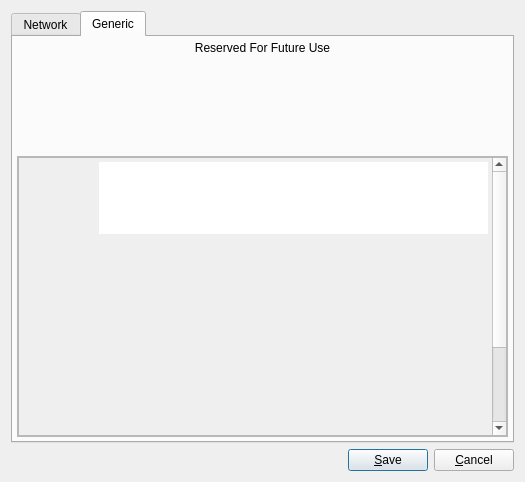
<?xml version="1.0" encoding="UTF-8"?>
<ui version="4.0">
 <class>configDialog</class>
 <widget class="QDialog" name="configDialog">
  <property name="windowModality">
   <enum>Qt::ApplicationModal</enum>
  </property>
  <property name="geometry">
   <rect>
    <x>0</x>
    <y>0</y>
    <width>525</width>
    <height>482</height>
   </rect>
  </property>
  <property name="windowTitle">
   <string>Configure Qt Twitter</string>
  </property>
  <property name="windowIcon">
   <iconset resource="../images/images.qrc">
    <normaloff>:/twitter/configure.svg</normaloff>:/twitter/configure.svg</iconset>
  </property>
  <layout class="QGridLayout" name="gridLayout_2">
   <item row="0" column="0">
    <widget class="QTabWidget" name="tabWidget">
     <property name="tabPosition">
      <enum>QTabWidget::North</enum>
     </property>
     <property name="currentIndex">
      <number>1</number>
     </property>
     <property name="elideMode">
      <enum>Qt::ElideRight</enum>
     </property>
     <widget class="QWidget" name="tabNetworkSettings">
      <attribute name="title">
       <string>Network</string>
      </attribute>
      <layout class="QGridLayout" name="gridLayout">
       <item row="0" column="0">
        <widget class="QLabel" name="labelProxyType">
         <property name="text">
          <string>Proxy &amp;Type:</string>
         </property>
         <property name="alignment">
          <set>Qt::AlignRight|Qt::AlignTrailing|Qt::AlignVCenter</set>
         </property>
         <property name="buddy">
          <cstring>proxyTypeComboBox</cstring>
         </property>
        </widget>
       </item>
       <item row="0" column="1">
        <widget class="QComboBox" name="proxyTypeComboBox">
         <property name="toolTip">
          <string>&lt;!DOCTYPE HTML PUBLIC &quot;-//W3C//DTD HTML 4.0//EN&quot; &quot;http://www.w3.org/TR/REC-html40/strict.dtd&quot;&gt;
&lt;html&gt;&lt;head&gt;&lt;meta name=&quot;qrichtext&quot; content=&quot;1&quot; /&gt;&lt;style type=&quot;text/css&quot;&gt;
p, li { white-space: pre-wrap; }
&lt;/style&gt;&lt;/head&gt;&lt;body style=&quot; font-family:'Sans Serif'; font-size:10pt; font-weight:400; font-style:normal;&quot;&gt;
&lt;table border=&quot;1&quot; style=&quot; margin-top:0px; margin-bottom:0px; margin-left:0px; margin-right:0px;&quot; width=&quot;100%&quot; cellspacing=&quot;1&quot; cellpadding=&quot;2&quot;&gt;
&lt;tr&gt;
&lt;td width=&quot;25%&quot;&gt;
&lt;p align=&quot;center&quot; style=&quot; margin-top:0px; margin-bottom:0px; margin-left:0px; margin-right:0px; -qt-block-indent:0; text-indent:0px; font-weight:600; color:#000000;&quot;&gt;Constant&lt;/p&gt;&lt;/td&gt;
&lt;td width=&quot;15%&quot;&gt;
&lt;p align=&quot;center&quot; style=&quot; margin-top:0px; margin-bottom:0px; margin-left:0px; margin-right:0px; -qt-block-indent:0; text-indent:0px; font-weight:600; color:#000000;&quot;&gt;Value&lt;/p&gt;&lt;/td&gt;
&lt;td width=&quot;60%&quot;&gt;
&lt;p align=&quot;center&quot; style=&quot; margin-top:0px; margin-bottom:0px; margin-left:0px; margin-right:0px; -qt-block-indent:0; text-indent:0px; font-weight:600; color:#000000;&quot;&gt;Description&lt;/p&gt;&lt;/td&gt;&lt;/tr&gt;
&lt;tr&gt;
&lt;td style=&quot; vertical-align:top;&quot;&gt;
&lt;p style=&quot; margin-top:0px; margin-bottom:0px; margin-left:0px; margin-right:0px; -qt-block-indent:0; text-indent:0px; color:#000000;&quot;&gt;&lt;span style=&quot; font-family:'Courier New,courier';&quot;&gt;QNetworkProxy::NoProxy&lt;/span&gt;&lt;/p&gt;&lt;/td&gt;
&lt;td style=&quot; vertical-align:top;&quot;&gt;
&lt;p align=&quot;center&quot; style=&quot; margin-top:0px; margin-bottom:0px; margin-left:0px; margin-right:0px; -qt-block-indent:0; text-indent:0px; color:#000000;&quot;&gt;&lt;span style=&quot; font-family:'Courier New,courier';&quot;&gt;2&lt;/span&gt;&lt;/p&gt;&lt;/td&gt;
&lt;td style=&quot; vertical-align:top;&quot;&gt;
&lt;p style=&quot; margin-top:0px; margin-bottom:0px; margin-left:0px; margin-right:0px; -qt-block-indent:0; text-indent:0px; color:#000000;&quot;&gt;No proxying is used&lt;/p&gt;&lt;/td&gt;&lt;/tr&gt;
&lt;tr&gt;
&lt;td style=&quot; vertical-align:top;&quot;&gt;
&lt;p style=&quot; margin-top:0px; margin-bottom:0px; margin-left:0px; margin-right:0px; -qt-block-indent:0; text-indent:0px; color:#000000;&quot;&gt;&lt;span style=&quot; font-family:'Courier New,courier';&quot;&gt;QNetworkProxy::DefaultProxy&lt;/span&gt;&lt;/p&gt;&lt;/td&gt;
&lt;td style=&quot; vertical-align:top;&quot;&gt;
&lt;p align=&quot;center&quot; style=&quot; margin-top:0px; margin-bottom:0px; margin-left:0px; margin-right:0px; -qt-block-indent:0; text-indent:0px; color:#000000;&quot;&gt;&lt;span style=&quot; font-family:'Courier New,courier';&quot;&gt;0&lt;/span&gt;&lt;/p&gt;&lt;/td&gt;
&lt;td style=&quot; vertical-align:top;&quot;&gt;
&lt;p style=&quot; margin-top:0px; margin-bottom:0px; margin-left:0px; margin-right:0px; -qt-block-indent:0; text-indent:0px; color:#000000;&quot;&gt;Proxy is determined based on the application proxy set using &lt;a href=&quot;qnetworkproxy.html#setApplicationProxy&quot;&gt;&lt;span style=&quot; text-decoration: underline; color:#004faf;&quot;&gt;setApplicationProxy&lt;/span&gt;&lt;/a&gt;()&lt;/p&gt;&lt;/td&gt;&lt;/tr&gt;
&lt;tr&gt;
&lt;td style=&quot; vertical-align:top;&quot;&gt;
&lt;p style=&quot; margin-top:0px; margin-bottom:0px; margin-left:0px; margin-right:0px; -qt-block-indent:0; text-indent:0px; color:#000000;&quot;&gt;&lt;span style=&quot; font-family:'Courier New,courier';&quot;&gt;QNetworkProxy::Socks5Proxy&lt;/span&gt;&lt;/p&gt;&lt;/td&gt;
&lt;td style=&quot; vertical-align:top;&quot;&gt;
&lt;p align=&quot;center&quot; style=&quot; margin-top:0px; margin-bottom:0px; margin-left:0px; margin-right:0px; -qt-block-indent:0; text-indent:0px; color:#000000;&quot;&gt;&lt;span style=&quot; font-family:'Courier New,courier';&quot;&gt;1&lt;/span&gt;&lt;/p&gt;&lt;/td&gt;
&lt;td style=&quot; vertical-align:top;&quot;&gt;
&lt;p style=&quot; margin-top:0px; margin-bottom:0px; margin-left:0px; margin-right:0px; -qt-block-indent:0; text-indent:0px; color:#000000;&quot;&gt;&lt;a href=&quot;qnetworkproxy.html#socks5&quot;&gt;&lt;span style=&quot; text-decoration: underline; color:#004faf;&quot;&gt;Socks5&lt;/span&gt;&lt;/a&gt; proxying is used&lt;/p&gt;&lt;/td&gt;&lt;/tr&gt;
&lt;tr&gt;
&lt;td style=&quot; vertical-align:top;&quot;&gt;
&lt;p style=&quot; margin-top:0px; margin-bottom:0px; margin-left:0px; margin-right:0px; -qt-block-indent:0; text-indent:0px; color:#000000;&quot;&gt;&lt;span style=&quot; font-family:'Courier New,courier';&quot;&gt;QNetworkProxy::HttpProxy&lt;/span&gt;&lt;/p&gt;&lt;/td&gt;
&lt;td style=&quot; vertical-align:top;&quot;&gt;
&lt;p align=&quot;center&quot; style=&quot; margin-top:0px; margin-bottom:0px; margin-left:0px; margin-right:0px; -qt-block-indent:0; text-indent:0px; color:#000000;&quot;&gt;&lt;span style=&quot; font-family:'Courier New,courier';&quot;&gt;3&lt;/span&gt;&lt;/p&gt;&lt;/td&gt;
&lt;td style=&quot; vertical-align:top;&quot;&gt;
&lt;p style=&quot; margin-top:0px; margin-bottom:0px; margin-left:0px; margin-right:0px; -qt-block-indent:0; text-indent:0px; color:#000000;&quot;&gt;HTTP transparent proxying is used&lt;/p&gt;&lt;/td&gt;&lt;/tr&gt;
&lt;tr&gt;
&lt;td style=&quot; vertical-align:top;&quot;&gt;
&lt;p style=&quot; margin-top:0px; margin-bottom:0px; margin-left:0px; margin-right:0px; -qt-block-indent:0; text-indent:0px; color:#000000;&quot;&gt;&lt;span style=&quot; font-family:'Courier New,courier';&quot;&gt;QNetworkProxy::HttpCachingProxy&lt;/span&gt;&lt;/p&gt;&lt;/td&gt;
&lt;td style=&quot; vertical-align:top;&quot;&gt;
&lt;p align=&quot;center&quot; style=&quot; margin-top:0px; margin-bottom:0px; margin-left:0px; margin-right:0px; -qt-block-indent:0; text-indent:0px; color:#000000;&quot;&gt;&lt;span style=&quot; font-family:'Courier New,courier';&quot;&gt;4&lt;/span&gt;&lt;/p&gt;&lt;/td&gt;
&lt;td style=&quot; vertical-align:top;&quot;&gt;
&lt;p style=&quot; margin-top:0px; margin-bottom:0px; margin-left:0px; margin-right:0px; -qt-block-indent:0; text-indent:0px; color:#000000;&quot;&gt;Proxying for HTTP requests only&lt;/p&gt;&lt;/td&gt;&lt;/tr&gt;
&lt;tr&gt;
&lt;td style=&quot; vertical-align:top;&quot;&gt;
&lt;p style=&quot; margin-top:0px; margin-bottom:0px; margin-left:0px; margin-right:0px; -qt-block-indent:0; text-indent:0px; color:#000000;&quot;&gt;&lt;span style=&quot; font-family:'Courier New,courier';&quot;&gt;QNetworkProxy::FtpCachingProxy&lt;/span&gt;&lt;/p&gt;&lt;/td&gt;
&lt;td style=&quot; vertical-align:top;&quot;&gt;
&lt;p align=&quot;center&quot; style=&quot; margin-top:0px; margin-bottom:0px; margin-left:0px; margin-right:0px; -qt-block-indent:0; text-indent:0px; color:#000000;&quot;&gt;&lt;span style=&quot; font-family:'Courier New,courier';&quot;&gt;5&lt;/span&gt;&lt;/p&gt;&lt;/td&gt;
&lt;td style=&quot; vertical-align:top;&quot;&gt;
&lt;p style=&quot; margin-top:0px; margin-bottom:0px; margin-left:0px; margin-right:0px; -qt-block-indent:0; text-indent:0px; color:#000000;&quot;&gt;Proxying for FTP requests only&lt;/p&gt;&lt;/td&gt;&lt;/tr&gt;&lt;/table&gt;&lt;/body&gt;&lt;/html&gt;</string>
         </property>
         <item>
          <property name="text">
           <string>QNetworkProxy::NoProxy</string>
          </property>
         </item>
         <item>
          <property name="text">
           <string>QNetworkProxy::DefaultProxy</string>
          </property>
         </item>
         <item>
          <property name="text">
           <string>QNetworkProxy::Socks5Proxy</string>
          </property>
         </item>
         <item>
          <property name="text">
           <string>QNetworkProxy::HttpProxy</string>
          </property>
         </item>
         <item>
          <property name="text">
           <string>QNetworkProxy::HttpCachingProxy</string>
          </property>
         </item>
         <item>
          <property name="text">
           <string>QNetworkProxy::FtpCachingProxy</string>
          </property>
         </item>
        </widget>
       </item>
       <item row="1" column="0">
        <widget class="QLabel" name="labelProxyUrl">
         <property name="text">
          <string>Proxy &amp;URL:</string>
         </property>
         <property name="alignment">
          <set>Qt::AlignRight|Qt::AlignTrailing|Qt::AlignVCenter</set>
         </property>
         <property name="buddy">
          <cstring>url</cstring>
         </property>
        </widget>
       </item>
       <item row="1" column="1">
        <widget class="LineEdit" name="url"/>
       </item>
       <item row="2" column="0">
        <widget class="QLabel" name="labelProxyPort">
         <property name="text">
          <string>Proxy &amp;Port:</string>
         </property>
         <property name="alignment">
          <set>Qt::AlignRight|Qt::AlignTrailing|Qt::AlignVCenter</set>
         </property>
         <property name="buddy">
          <cstring>proxyPort</cstring>
         </property>
        </widget>
       </item>
       <item row="2" column="1">
        <widget class="LineEdit" name="proxyPort"/>
       </item>
       <item row="3" column="0">
        <widget class="QLabel" name="labelUserName">
         <property name="text">
          <string>User &amp;Name:</string>
         </property>
         <property name="alignment">
          <set>Qt::AlignRight|Qt::AlignTrailing|Qt::AlignVCenter</set>
         </property>
         <property name="buddy">
          <cstring>username</cstring>
         </property>
        </widget>
       </item>
       <item row="3" column="1">
        <widget class="LineEdit" name="username"/>
       </item>
       <item row="4" column="0">
        <widget class="QLabel" name="labelPassword">
         <property name="text">
          <string>Pass&amp;word:</string>
         </property>
         <property name="alignment">
          <set>Qt::AlignRight|Qt::AlignTrailing|Qt::AlignVCenter</set>
         </property>
         <property name="buddy">
          <cstring>password</cstring>
         </property>
        </widget>
       </item>
       <item row="4" column="1">
        <widget class="LineEdit" name="password"/>
       </item>
       <item row="5" column="0">
        <spacer name="verticalSpacer">
         <property name="orientation">
          <enum>Qt::Vertical</enum>
         </property>
         <property name="sizeHint" stdset="0">
          <size>
           <width>20</width>
           <height>40</height>
          </size>
         </property>
        </spacer>
       </item>
       <item row="5" column="1">
        <spacer name="verticalSpacer_3">
         <property name="orientation">
          <enum>Qt::Vertical</enum>
         </property>
         <property name="sizeHint" stdset="0">
          <size>
           <width>20</width>
           <height>40</height>
          </size>
         </property>
        </spacer>
       </item>
      </layout>
     </widget>
     <widget class="QWidget" name="tabGenericSettings">
      <attribute name="title">
       <string>Generic</string>
      </attribute>
      <layout class="QVBoxLayout" name="verticalLayout">
       <property name="spacing">
        <number>6</number>
       </property>
       <property name="margin">
        <number>4</number>
       </property>
       <item>
        <widget class="QLabel" name="label">
         <property name="text">
          <string>Reserved For Future Use</string>
         </property>
         <property name="alignment">
          <set>Qt::AlignCenter</set>
         </property>
        </widget>
       </item>
       <item>
        <spacer name="verticalSpacer_2">
         <property name="orientation">
          <enum>Qt::Vertical</enum>
         </property>
         <property name="sizeHint" stdset="0">
          <size>
           <width>461</width>
           <height>150</height>
          </size>
         </property>
        </spacer>
       </item>
       <item>
        <widget class="QScrollArea" name="scrollArea">
         <property name="widgetResizable">
          <bool>true</bool>
         </property>
         <widget class="QWidget" name="scrollAreaWidgetContents">
          <property name="geometry">
           <rect>
            <x>0</x>
            <y>0</y>
            <width>491</width>
            <height>276</height>
           </rect>
          </property>
          <layout class="QVBoxLayout" name="verticalLayout_3">
           <property name="spacing">
            <number>0</number>
           </property>
           <property name="margin">
            <number>0</number>
           </property>
           <item>
            <widget class="QScrollArea" name="scrollArea_2">
             <property name="verticalScrollBarPolicy">
              <enum>Qt::ScrollBarAlwaysOn</enum>
             </property>
             <property name="widgetResizable">
              <bool>true</bool>
             </property>
             <widget class="QWidget" name="scrollAreaWidgetContents_2">
              <property name="geometry">
               <rect>
                <x>0</x>
                <y>0</y>
                <width>472</width>
                <height>392</height>
               </rect>
              </property>
              <layout class="QVBoxLayout" name="verticalLayout_4" stretch="0,3,3,3,3,3,3">
               <property name="spacing">
                <number>3</number>
               </property>
               <property name="margin">
                <number>2</number>
               </property>
               <item>
                <widget class="QWidget" name="widget_2" native="true">
                 <property name="sizePolicy">
                  <sizepolicy hsizetype="Expanding" vsizetype="Expanding">
                   <horstretch>1</horstretch>
                   <verstretch>1</verstretch>
                  </sizepolicy>
                 </property>
                 <property name="minimumSize">
                  <size>
                   <width>325</width>
                   <height>76</height>
                  </size>
                 </property>
                 <property name="maximumSize">
                  <size>
                   <width>1280</width>
                   <height>1024</height>
                  </size>
                 </property>
                 <property name="sizeIncrement">
                  <size>
                   <width>0</width>
                   <height>0</height>
                  </size>
                 </property>
                 <property name="baseSize">
                  <size>
                   <width>0</width>
                   <height>0</height>
                  </size>
                 </property>
                 <property name="styleSheet">
                  <string>background-image: url(:/globalStyle/work_area.png);
font: 10pt &quot;Lucida Grande&quot;;</string>
                 </property>
                 <layout class="QHBoxLayout" name="horizontalLayout_2" stretch="0,0">
                  <property name="spacing">
                   <number>4</number>
                  </property>
                  <property name="sizeConstraint">
                   <enum>QLayout::SetMinimumSize</enum>
                  </property>
                  <property name="margin">
                   <number>2</number>
                  </property>
                  <item>
                   <widget class="QToolButton" name="toolButton">
                    <property name="sizePolicy">
                     <sizepolicy hsizetype="Fixed" vsizetype="Fixed">
                      <horstretch>0</horstretch>
                      <verstretch>0</verstretch>
                     </sizepolicy>
                    </property>
                    <property name="minimumSize">
                     <size>
                      <width>72</width>
                      <height>72</height>
                     </size>
                    </property>
                    <property name="maximumSize">
                     <size>
                      <width>72</width>
                      <height>72</height>
                     </size>
                    </property>
                    <property name="cursor">
                     <cursorShape>PointingHandCursor</cursorShape>
                    </property>
                    <property name="mouseTracking">
                     <bool>true</bool>
                    </property>
                    <property name="focusPolicy">
                     <enum>Qt::NoFocus</enum>
                    </property>
                    <property name="autoFillBackground">
                     <bool>false</bool>
                    </property>
                    <property name="text">
                     <string/>
                    </property>
                    <property name="icon">
                     <iconset resource="../images/images.qrc">
                      <normaloff>:/globalStyle/work_area.png</normaloff>:/globalStyle/work_area.png</iconset>
                    </property>
                    <property name="iconSize">
                     <size>
                      <width>66</width>
                      <height>68</height>
                     </size>
                    </property>
                    <property name="autoRaise">
                     <bool>true</bool>
                    </property>
                   </widget>
                  </item>
                  <item>
                   <widget class="QTextBrowser" name="textBrowser">
                    <property name="frameShape">
                     <enum>QFrame::NoFrame</enum>
                    </property>
                    <property name="lineWidth">
                     <number>0</number>
                    </property>
                   </widget>
                  </item>
                 </layout>
                </widget>
               </item>
               <item>
                <widget class="QWidget" name="widget_4" native="true">
                 <property name="sizePolicy">
                  <sizepolicy hsizetype="Minimum" vsizetype="Minimum">
                   <horstretch>0</horstretch>
                   <verstretch>0</verstretch>
                  </sizepolicy>
                 </property>
                 <property name="minimumSize">
                  <size>
                   <width>325</width>
                   <height>49</height>
                  </size>
                 </property>
                 <property name="styleSheet">
                  <string>background-image: url(:/globalStyle/work_area.png);
font: 10pt &quot;Lucida Grande&quot;;</string>
                 </property>
                </widget>
               </item>
               <item>
                <widget class="QWidget" name="widget_3" native="true">
                 <property name="sizePolicy">
                  <sizepolicy hsizetype="Minimum" vsizetype="Minimum">
                   <horstretch>0</horstretch>
                   <verstretch>0</verstretch>
                  </sizepolicy>
                 </property>
                 <property name="minimumSize">
                  <size>
                   <width>325</width>
                   <height>49</height>
                  </size>
                 </property>
                 <property name="styleSheet">
                  <string>background-image: url(:/globalStyle/work_area.png);
font: 10pt &quot;Lucida Grande&quot;;</string>
                 </property>
                </widget>
               </item>
               <item>
                <widget class="QWidget" name="widget_8" native="true">
                 <property name="sizePolicy">
                  <sizepolicy hsizetype="Minimum" vsizetype="Minimum">
                   <horstretch>0</horstretch>
                   <verstretch>0</verstretch>
                  </sizepolicy>
                 </property>
                 <property name="minimumSize">
                  <size>
                   <width>325</width>
                   <height>49</height>
                  </size>
                 </property>
                 <property name="styleSheet">
                  <string>background-image: url(:/globalStyle/work_area.png);
font: 10pt &quot;Lucida Grande&quot;;</string>
                 </property>
                </widget>
               </item>
               <item>
                <widget class="QWidget" name="widget_7" native="true">
                 <property name="sizePolicy">
                  <sizepolicy hsizetype="Minimum" vsizetype="Minimum">
                   <horstretch>0</horstretch>
                   <verstretch>0</verstretch>
                  </sizepolicy>
                 </property>
                 <property name="minimumSize">
                  <size>
                   <width>325</width>
                   <height>49</height>
                  </size>
                 </property>
                 <property name="styleSheet">
                  <string>background-image: url(:/globalStyle/work_area.png);
font: 10pt &quot;Lucida Grande&quot;;</string>
                 </property>
                </widget>
               </item>
               <item>
                <widget class="QWidget" name="widget_6" native="true">
                 <property name="sizePolicy">
                  <sizepolicy hsizetype="Minimum" vsizetype="Minimum">
                   <horstretch>0</horstretch>
                   <verstretch>0</verstretch>
                  </sizepolicy>
                 </property>
                 <property name="minimumSize">
                  <size>
                   <width>325</width>
                   <height>49</height>
                  </size>
                 </property>
                 <property name="styleSheet">
                  <string>background-image: url(:/globalStyle/work_area.png);
font: 10pt &quot;Lucida Grande&quot;;</string>
                 </property>
                </widget>
               </item>
               <item>
                <widget class="QWidget" name="widget_5" native="true">
                 <property name="sizePolicy">
                  <sizepolicy hsizetype="Minimum" vsizetype="Minimum">
                   <horstretch>0</horstretch>
                   <verstretch>0</verstretch>
                  </sizepolicy>
                 </property>
                 <property name="minimumSize">
                  <size>
                   <width>325</width>
                   <height>49</height>
                  </size>
                 </property>
                 <property name="styleSheet">
                  <string>background-image: url(:/globalStyle/work_area.png);
font: 10pt &quot;Lucida Grande&quot;;</string>
                 </property>
                </widget>
               </item>
              </layout>
             </widget>
            </widget>
           </item>
          </layout>
         </widget>
        </widget>
       </item>
      </layout>
     </widget>
    </widget>
   </item>
   <item row="1" column="0">
    <layout class="QHBoxLayout" name="horizontalLayout">
     <item>
      <spacer name="horizontalSpacer">
       <property name="orientation">
        <enum>Qt::Horizontal</enum>
       </property>
       <property name="sizeHint" stdset="0">
        <size>
         <width>40</width>
         <height>20</height>
        </size>
       </property>
      </spacer>
     </item>
     <item>
      <widget class="QPushButton" name="saveButton">
       <property name="text">
        <string>&amp;Save</string>
       </property>
      </widget>
     </item>
     <item>
      <widget class="QPushButton" name="cancelButton">
       <property name="text">
        <string>&amp;Cancel</string>
       </property>
      </widget>
     </item>
    </layout>
   </item>
  </layout>
 </widget>
 <customwidgets>
  <customwidget>
   <class>LineEdit</class>
   <extends>QLineEdit</extends>
   <header location="global">lineedit.h</header>
  </customwidget>
 </customwidgets>
 <tabstops>
  <tabstop>tabWidget</tabstop>
  <tabstop>url</tabstop>
  <tabstop>proxyPort</tabstop>
  <tabstop>username</tabstop>
  <tabstop>password</tabstop>
 </tabstops>
 <resources>
  <include location="../images/images.qrc"/>
 </resources>
 <connections>
  <connection>
   <sender>saveButton</sender>
   <signal>clicked()</signal>
   <receiver>configDialog</receiver>
   <slot>accept()</slot>
   <hints>
    <hint type="sourcelabel">
     <x>374</x>
     <y>312</y>
    </hint>
    <hint type="destinationlabel">
     <x>268</x>
     <y>300</y>
    </hint>
   </hints>
  </connection>
  <connection>
   <sender>cancelButton</sender>
   <signal>clicked()</signal>
   <receiver>configDialog</receiver>
   <slot>reject()</slot>
   <hints>
    <hint type="sourcelabel">
     <x>485</x>
     <y>294</y>
    </hint>
    <hint type="destinationlabel">
     <x>183</x>
     <y>290</y>
    </hint>
   </hints>
  </connection>
 </connections>
</ui>
